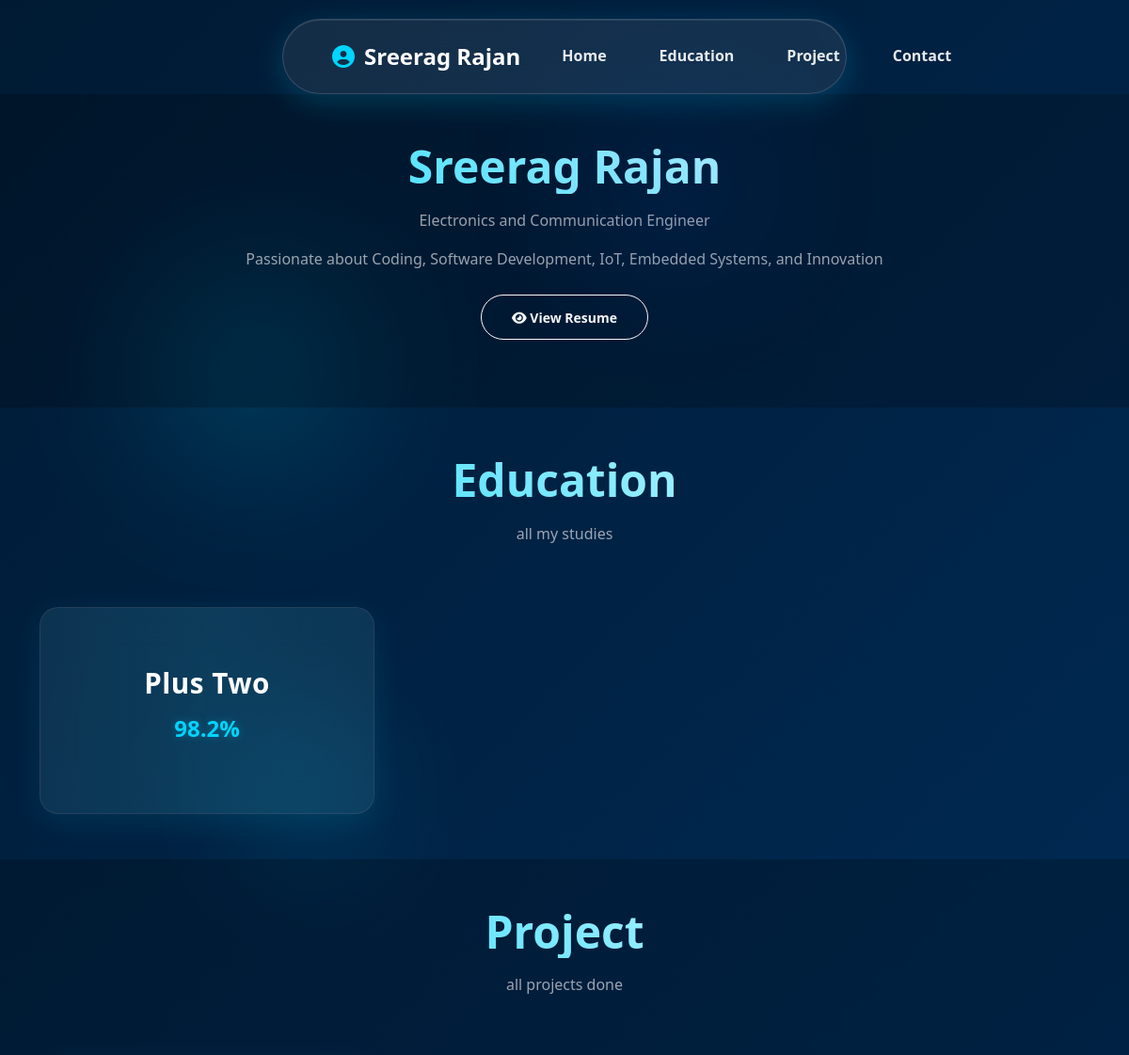
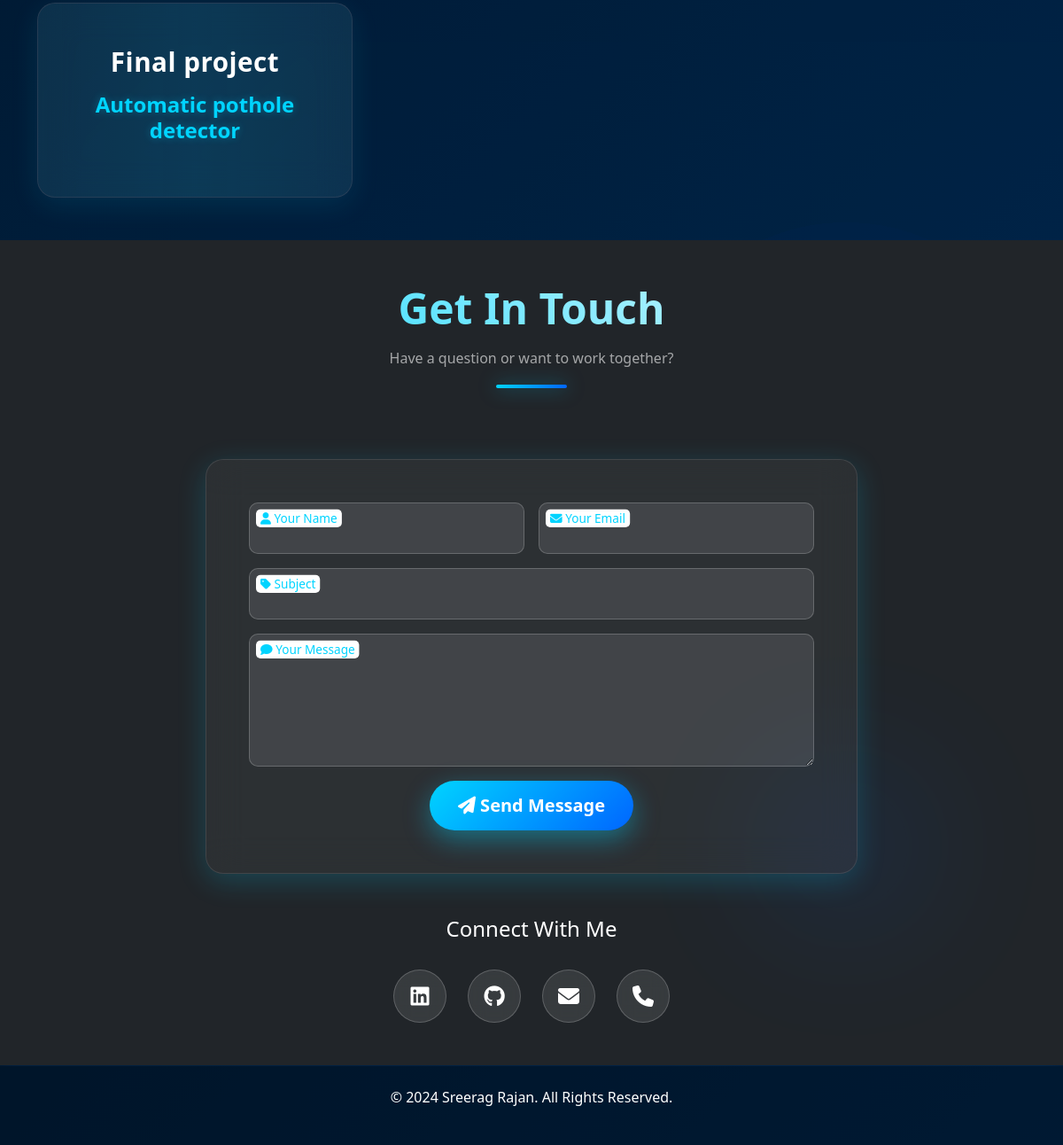
Before: / with the older database file (2 pictures, top to bottom).
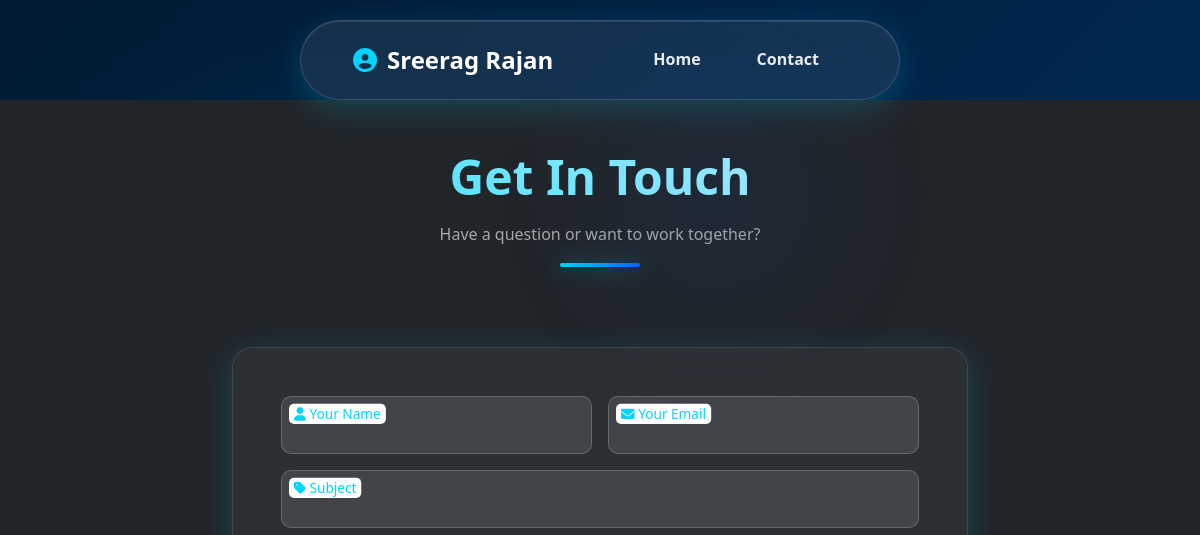
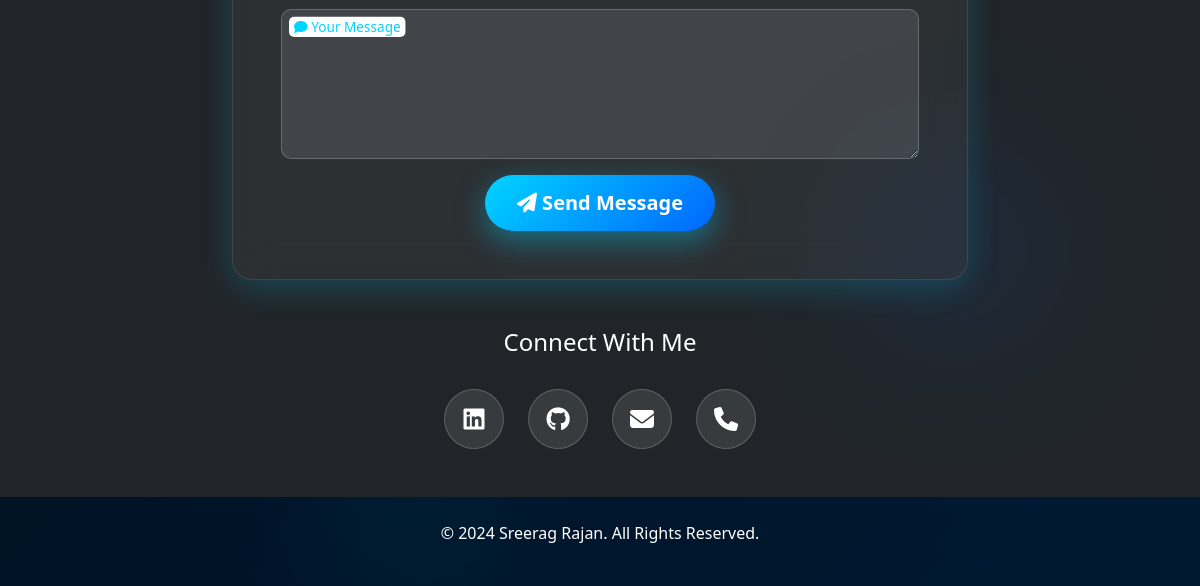
After: the same page with the newer database file (2 pictures, top to bottom).
### models.py (models this page shows)
class SectionHead(db.Model):
    __tablename__ = "section_head"
    id = db.Column(db.Integer, primary_key=True)
    section_name = db.Column(db.String(100), unique=True, nullable=False)
    section_title = db.Column(db.String(200), nullable=False)
    section_description = db.Column(db.Text)
    display_order = db.Column(db.Integer, default=0)
    items = db.relationship("SectionBody", backref="section", cascade="all, delete",
                            order_by="SectionBody.item_order")

class SectionBody(db.Model):
    __tablename__ = "section_body"
    id = db.Column(db.Integer, primary_key=True)
    section_id = db.Column(db.Integer, db.ForeignKey("section_head.id"), nullable=False)
    content_key = db.Column(db.String(100), nullable=False)
    content_value = db.Column(db.Text, nullable=False)
    group_id = db.Column(db.Integer, default=0)
    item_order = db.Column(db.Integer, default=0)

### viewer/routes.py (the view)
@viewer_bp.route("/")
def index():
    portfolio_data = []
    sections = SectionHead.query.order_by(SectionHead.display_order.asc()).all()
    resume = Resume.query.first()
    for sec in sections:
        items = SectionBody.query.filter_by(section_id=sec.id).order_by(SectionBody.item_order.asc()).all()
        item_list = []
        for i in items:
            item_list.append({
                "id": i.id,
                "content_key": i.content_key,
                "content_value": i.content_value,
                "group_id": i.group_id,
                "item_order": i.item_order
            })
        portfolio_data.append({
            "section": sec,
            "items": item_list
        })
    return render_template("index.html", portfolio_data=portfolio_data,resume=resume)

### templates/index.html (shortened to what this page needs)
<!DOCTYPE html>
<html lang="en">
<head>
    <link href="https://cdn.jsdelivr.net/npm/bootstrap@5.3.0/dist/css/bootstrap.min.css" rel="stylesheet">
    <link rel="stylesheet" href="https://cdnjs.cloudflare.com/ajax/libs/font-awesome/6.6.0/css/all.min.css">
    <link rel="stylesheet" href="{{ url_for('static', filename='css/viewer.css') }}">
</head>
<body>
    <nav class="navbar navbar-expand-lg navbar-dark bg-dark fixed-top">
        <div class="container">
            <a class="navbar-brand" href="#home">
                <i class="fas fa-user-circle"></i> Sreerag Rajan
            </a>
            <div class="collapse navbar-collapse" id="navbarNav">
                <ul class="navbar-nav ms-auto">
                    <li class="nav-item">
                        <a class="nav-link" href="#hero">Home</a>
                    </li>
                    {% for data in portfolio_data %}
                    <li class="nav-item">
                        {% if data.section.section_name != "hero" %}
                        <a class="nav-link" href="#{{ data.section.section_name }}">
                            {{ data.section.section_title }}
                        </a>
                        {% endif %}
                    </li>
                    {% endfor %}
                    <li class="nav-item">
                        <a class="nav-link" href="#contact">Contact</a>
                    </li>
                </ul>
            </div>
        </div>
    </nav>
    {% for data in portfolio_data %}
    <section id="{{ data.section.section_name }}" class="py-5">
        <div class="container">
            <div class="row mb-5">
                <div class="col-lg-12 text-center">
                    <h2 class="section-title">{{ data.section.section_title }}</h2>
                    {% if data.section.section_description %}
                    <p class="text-muted">{{ data.section.section_description }}</p>
                    {% endif %}
                    {% if data.section.section_name == "hero" %}
                    <p class="text-muted">
                        Passionate about Coding, Software Development, IoT, Embedded Systems, and Innovation
                    </p>
                        {% if resume %}
                                <a href="{{ url_for('static', filename='uploads/resume/' + resume.filename) }}"
                                    target="_blank" class="btn btn-outline-light btn-sm mt-2">
                                    <i class="fas fa-eye"></i> View Resume
                                </a>
                            </div>
                        </div>
                        {% endif %}
                    {% endif %}
                </div>
            </div>
            <div class="row g-4">
                {% for item in data["items"] %}
                <div class="col-lg-4 col-md-6">
                    <div class="card item-card h-100">
                        <div class="card-body">
                            {% if item.get('content_key') %}
                            <h5 class="card-title">{{ item.content_key }}</h5>
                            {% endif %}
                            {% if item.get('content_value') %}
                            <h6 class="card-subtitle mb-2">{{ item.content_value }}</h6>
                            {% endif %}
                        </div>
                    </div>
                </div>
                {% endfor %}
            </div>
        </div>
    </section>
    {% endfor %}
    <section id="contact" class="py-5 bg-dark text-light">
        <div class="container">
            <div class="row mb-5">
                <div class="col-lg-12 text-center">
                    <h2 class="section-title text-light">Get In Touch</h2>
                    <p class="text-light-muted">Have a question or want to work together?</p>
                    <div class="title-underline"></div>
                </div>
            </div>
            <div class="row justify-content-center">
                <div class="col-lg-8">
                    <div class="contact-form-wrapper">
                        <form id="contactForm" action="{{ url_for('viewer.submit_enquiry') }}" method="POST">
                            <div class="row g-3">
                                <div class="col-md-6">
                                    <div class="form-floating">
                                        <input type="text" class="form-control" id="name" name="name" required>
                                        <label for="name"><i class="fas fa-user"></i> Your Name</label>
                                    </div>
                                </div>
                                <div class="col-md-6">
                                    <div class="form-floating">
                                        <input type="email" class="form-control" id="email" name="email" required>
                                        <label for="email"><i class="fas fa-envelope"></i> Your Email</label>
                                    </div>
                                </div>
                                <div class="col-12">
                                    <div class="form-floating">
                                        <input type="text" class="form-control" id="subject" name="subject" required>
                                        <label for="subject"><i class="fas fa-tag"></i> Subject</label>
                                    </div>
                                </div>
                                <div class="col-12">
                                    <div class="form-floating">
                                        <textarea class="form-control" id="message" name="message" style="height:150px"
                                            required></textarea>
                                        <label for="message"><i class="fas fa-comment"></i> Your Message</label>
                                    </div>
                                </div>
                                <div class="col-12 text-center">
                                    <button class="btn btn-primary btn-lg" type="submit">
                                        <i class="fas fa-paper-plane"></i> Send Message
                                    </button>
                                </div>
                            </div>
                        </form>
                    </div>
                </div>
            </div>
            <div class="row mt-5">
                <div class="col-12 text-center">
                    <h4 class="mb-3">Connect With Me</h4>
                    <div class="social-links">
                        <a href="https://www.linkedin.com/in/sreerag-rajan-1476a9270/" class="social-link"><i
                                class="fab fa-linkedin"></i></a>
                        <a href="https://github.com/sreeragrajan2003-ctrl" class="social-link"><i
                                class="fab fa-github"></i></a>
                        <a href="mailto:sreeragsrg2003@gmail.com" class="social-link"><i
                                class="fas fa-envelope"></i></a>
                        <a href="tel:+917025819565" class="social-link"><i class="fas fa-phone"></i></a>
                    </div>
                </div>
            </div>
        </div>
    </section>
    <footer class="bg-black text-light py-4">
        <div class="container text-center">
            <p>&copy; 2024 Sreerag Rajan. All Rights Reserved.</p>
        </div>
    </footer>
</body>
</html>

### static/css/viewer.css (style rules this page uses)
:root { --cyan: #00d4ff; --blue: #0066ff; --dark-blue: #001a33; --primary: #00d4ff; }
* { margin: 0; padding: 0; box-sizing: border-box; }
body { font-family: 'Segoe UI', Tahoma, Geneva, Verdana, sans-serif; line-height: 1.6; color: white; overflow-x: hidden; background: linear-gradient(135deg, #001a33 0%, #003366 100%); padding-top: 100px; }
html { scroll-behavior: smooth; }
body::before { content: ''; position: fixed; width: 100%; height: 100%; top: 0; left: 0; z-index: -1; background: linear-gradient(135deg, #001a33 0%, #003366 100%); }
body::after { content: ''; position: fixed; width: 300px; height: 300px; top: 10%; left: 10%; background: radial-gradient(circle, var(--cyan) 0%, transparent 70%); border-radius: 50%; filter: blur(80px); opacity: 0.3; animation: float1 20s infinite; z-index: -1; }
.container::before { content: ''; position: fixed; width: 250px; height: 250px; top: 60%; right: 10%; background: radial-gradient(circle, var(--blue) 0%, transparent 70%); border-radius: 50%; filter: blur(80px); opacity: 0.2; animation: float2 25s infinite; z-index: -1; pointer-events: none; }
.navbar { position: fixed !important; top: 20px; left: 50%; transform: translateX(-50%); width: auto !important; max-width: 90%; padding: 15px 40px !important; background: rgba(255, 255, 255, 0.08) !important; backdrop-filter: blur(20px); -webkit-backdrop-filter: blur(20px); border-radius: 50px !important; border: 1px solid rgba(255, 255, 255, 0.15); box-shadow: 0 8px 32px rgba(0, 212, 255, 0.2), inset 0 1px 0 rgba(255, 255, 255, 0.1); transition: all 0.3s ease; animation: slideDown 0.6s ease; z-index: 1050; }
.navbar-brand { font-size: 1.5rem; font-weight: bold; color: white !important; display: flex; align-items: center; gap: 10px; }
.navbar-brand i { color: var(--cyan); }
.nav-link { margin: 0 0.5rem; font-weight: 600; color: rgba(255, 255, 255, 0.9) !important; padding: 8px 20px !important; border-radius: 25px; transition: all 0.3s; position: relative; }
.nav-link::before { content: ''; position: absolute; bottom: 5px; left: 50%; transform: translateX(-50%); width: 0; height: 2px; background: var(--cyan); transition: width 0.3s; }
section { padding: 80px 0; position: relative; }
section:nth-child(even) { background-color: rgba(0, 0, 0, 0.2); }
.section-title { font-size: clamp(2rem, 5vw, 3rem); font-weight: bold; margin-bottom: 1rem; background: linear-gradient(45deg, var(--cyan), white); -webkit-background-clip: text; -webkit-text-fill-color: transparent; background-clip: text; text-align: center; }
.title-underline { width: 80px; height: 4px; background: linear-gradient(90deg, var(--cyan), var(--blue)); margin: 1rem auto 2rem; border-radius: 2px; box-shadow: 0 0 20px rgba(0, 212, 255, 0.5); }
#contact { background: rgba(0, 0, 0, 0.3); backdrop-filter: blur(10px); }
.contact-form-wrapper { background: rgba(255, 255, 255, 0.05); backdrop-filter: blur(20px); -webkit-backdrop-filter: blur(20px); padding: 3rem; border-radius: 20px; border: 1px solid rgba(255, 255, 255, 0.1); box-shadow: 0 8px 32px rgba(0, 212, 255, 0.2); }
.form-control { background: rgba(255, 255, 255, 0.1) !important; border: 1px solid rgba(255, 255, 255, 0.2) !important; padding: 0.8rem; color: white !important; border-radius: 10px !important; }
.form-control::placeholder { color: rgba(255, 255, 255, 0.5); }
.form-floating label { color: rgba(255, 255, 255, 0.7); }
.form-floating > .form-control:focus ~ label, .form-floating > .form-control:not(:placeholder-shown) ~ label { color: var(--cyan); }
.social-links { display: flex; justify-content: center; gap: 1.5rem; margin-top: 2rem; }
.social-link { display: inline-flex; align-items: center; justify-content: center; width: 60px; height: 60px; background: rgba(255, 255, 255, 0.1); backdrop-filter: blur(10px); border-radius: 50%; color: white; font-size: 1.5rem; transition: all 0.3s; text-decoration: none; border: 1px solid rgba(255, 255, 255, 0.2); }
.btn { padding: 0.8rem 2rem; border-radius: 50px; font-weight: 600; transition: all 0.3s; }
.btn-primary { background: linear-gradient(135deg, var(--cyan), var(--blue)) !important; border: none !important; box-shadow: 0 10px 30px rgba(0, 212, 255, 0.4); }
footer { padding: 2rem 0; background: rgba(0, 0, 0, 0.5); color: rgba(255, 255, 255, 0.6); }
.bg-black { background-color: rgba(0, 0, 0, 0.5) !important; }
.text-light { color: white !important; }
.text-light-muted { color: rgba(255, 255, 255, 0.6) !important; }

Changed rows visible on the page:
removed SectionHead: section.section_title "Education", section.section_title "Education", section.section_description "all my studies"
removed SectionHead: section.section_title "Project", section.section_title "Project", section.section_description "all projects done"
removed SectionHead: section.section_title "Sreerag Rajan", section.section_description "Electronics and Communication Engineer", section_name "hero" (drawn)
removed SectionBody: content_key "Plus Two", content_value "98.2%", shown under "Education"
removed SectionBody: content_key "Final project", content_value "Automatic pothole detector", shown under "Project"
Other visible differences:
list line gone: "Passionate about Coding, Software Development, IoT, Embedded Systems, and Innovation View Resume"
